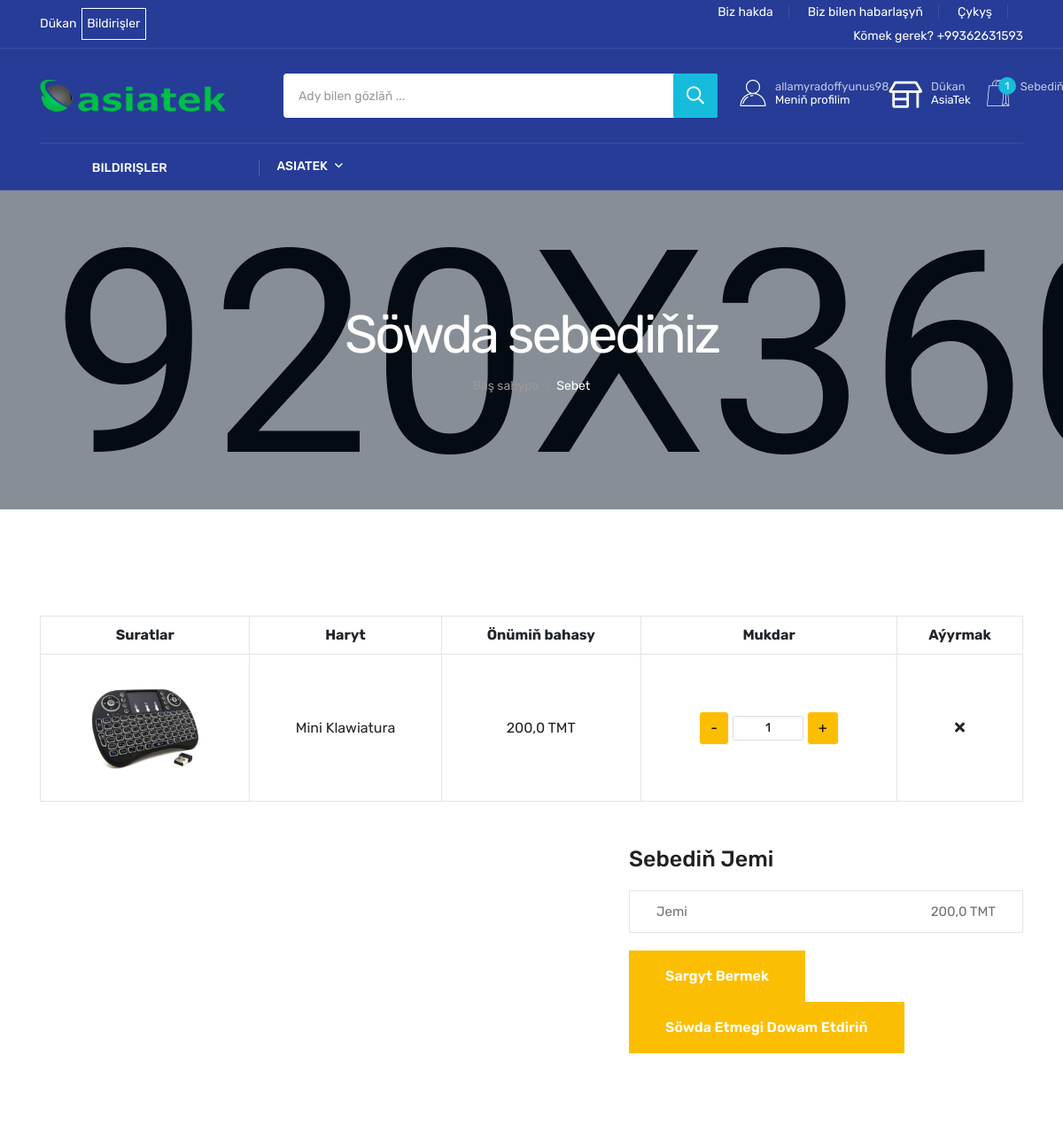
The app's page /cart/ (signed in, upper part), older data.
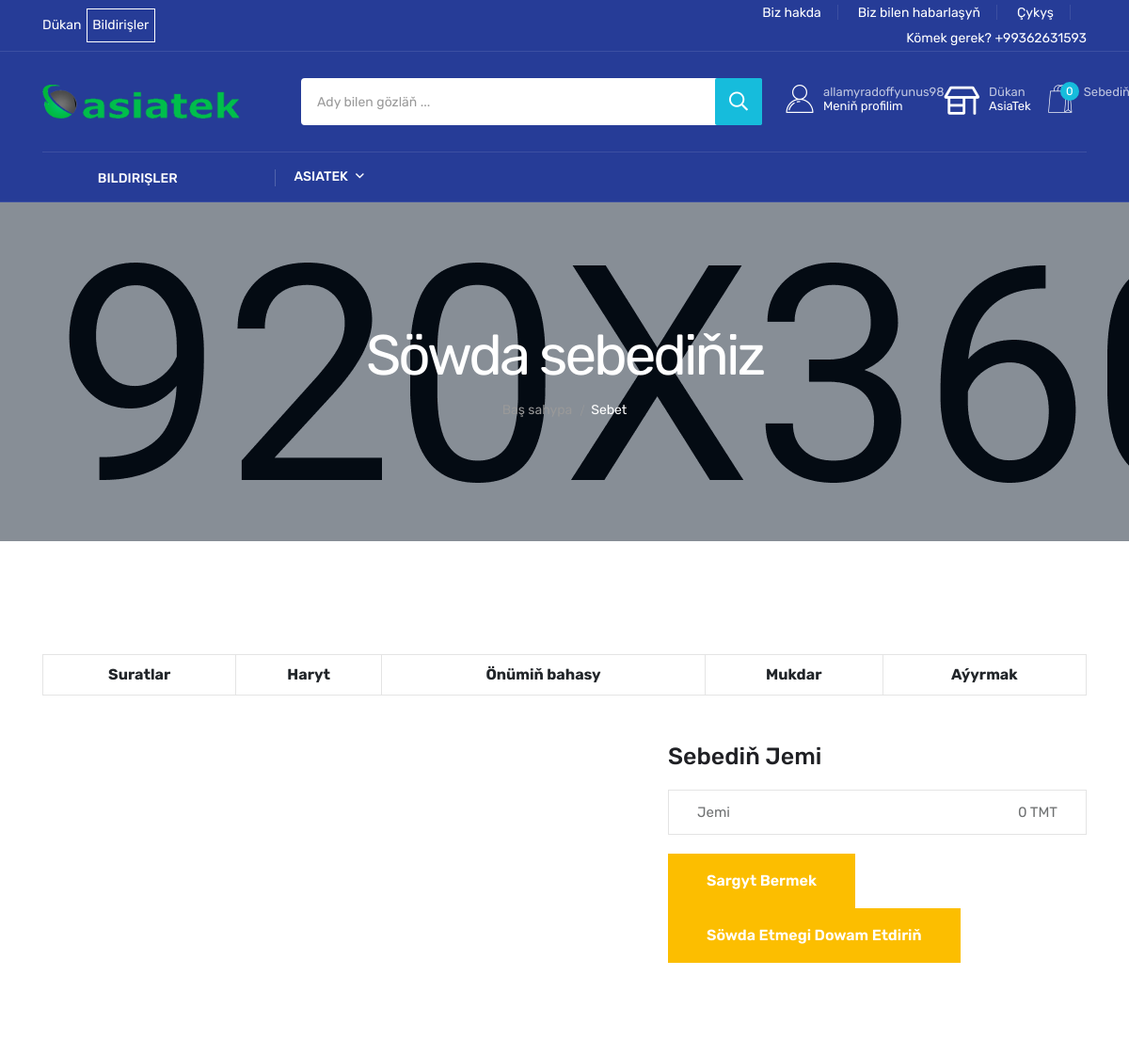
The same page, newer data.
### banner/models.py (models this page shows)
class Logo(models.Model):
    image = models.ImageField(
        upload_to="store_banner/", blank=True, null=True)
    image_mobile = models.ImageField(
        upload_to="store_banner/", blank=True, null=True)

class Cartbanner(models.Model):
    image = models.ImageField(
        upload_to="store_banner/", blank=True, null=True)

### carts/models.py (models this page shows, shortened)
class CartItem(models.Model):
    user = models.ForeignKey(Account, on_delete=models.CASCADE, null=True)
    product = models.ForeignKey(Product, on_delete=models.CASCADE)
    variations = models.ManyToManyField(Variation, blank=True)
    cart = models.ForeignKey(Cart, on_delete=models.CASCADE, null=True)
    quantity = models.IntegerField()
    is_active = models.BooleanField(default=True)

### product/models.py (models this page shows, shortened)
class Product(models.Model):
    name = models.CharField(max_length=255)
    slug = models.SlugField(max_length=255, unique=True)
    desc = models.TextField(max_length=255, blank=True, null=True)
    image = models.ImageField(upload_to='products/', blank=True, null=True)
    image_1 = models.ImageField(upload_to='products/', blank=True, null=True)
    image_2 = models.ImageField(upload_to='products/', blank=True, null=True)
    price = models.IntegerField(blank=True, null=True)
    stock = models.IntegerField(blank=True, null=True)
    is_sale = models.BooleanField(default=False)
    is_active = models.BooleanField(default=True)
    sale_percent = models.CharField(max_length=10, blank=True, null=True)
    sale_price = models.CharField(max_length=255, blank=True, null=True)
    created_date = models.DateTimeField(auto_now_add=True)
    modified_date = models.DateTimeField(auto_now=True)
    category = models.ForeignKey(Category, on_delete=models.CASCADE)
    cource_price = models.IntegerField(blank=True, null=True)
    def get_price(self):
        course = Cours.objects.latest('id')
        price = self.price * course.cours
        return price

class Cours(models.Model):
    cours = models.FloatField()

### carts/views.py (the view)
# urls.py: path('', cart, name="cart"),
def cart(request, total=0, quantity=0, cart_items=None):
    cart_banner = Cartbanner.objects.all()
    logo = Logo.objects.all()
    ads_cat = CategoryAd.objects.all()
    if request.user.is_authenticated:
        cart_items = CartItem.objects.filter(user=request.user, is_active=True)
    else:
        cart_items = 0
    try:
        if request.user.is_authenticated:
            cart_items = CartItem.objects.filter(user=request.user, is_active=True)
        else:
            cart = Cart.objects.get(cart_id=_cart_id(request))
            cart_items = CartItem.objects.filter(cart=cart, is_active=True)
        for cart_item in cart_items:
            total += (cart_item.product.get_price() * cart_item.quantity)
            quantity += cart_item.quantity
    except ObjectDoesNotExist:
        pass
    context = {
        'total': total,
        'quantity': quantity,
        'cart_items': cart_items,
        'cart_banner':cart_banner,
        'logo':logo,
        'cart_items': cart_items,
        'ads_cat':ads_cat
    }
    return render(request, 'cart/cart.html', context)

### carts/context_processors.py (called while the page is built)
def counter(request):
    cart_count = 0
    if 'admin' in request.path:
        return {}
    else:
        try:
            cart = Cart.objects.filter(cart_id=_cart_id(request))
            if request.user.is_authenticated:
                cart_items = CartItem.objects.all().filter(user=request.user)
            else:
                cart_items = CartItem.objects.all().filter(cart=cart[:1])
            for cart_item in cart_items:
                cart_count += cart_item.quantity
        except Cart.DoesNotExist:
            cart_count = 0
    return dict(cart_count=cart_count)

### carts/views.py (called while the page is built)
def _cart_id(request):
    cart = request.session.session_key
    if not cart:
        cart = request.session.create()
    return cart

### templates/cart/cart.html (shortened to what the changed rows need)
{% extends 'base.html' %}
{% block content %}
{% load static %}
<main>
    {% for i in cart_banner %}
    <div class="page-banner-area page-banner-height-2" data-background="{{i.image.url}}">
        <div class="container">
            <div class="row">
                <div class="col-xl-12">
                    <div class="page-banner-content text-center">
                        <h4 class="breadcrumb-title">Söwda sebediňiz</h4>
                        <div class="breadcrumb-two">
                            <nav>
                               <nav class="breadcrumb-trail breadcrumbs">
                                  <ul class="breadcrumb-menu">
                                     <li class="breadcrumb-trail">
                                        <a href="{% url 'home' %}"><span>Baş sahypa</span></a>
                                     </li>
                                     <li class="trail-item">
                                        <span>Sebet</span>
                                     </li>
                                  </ul>
                               </nav>
                            </nav>
                        </div>
                    </div>
                </div>
            </div>
        </div>
    </div>
    {% endfor %}
    <section class="cart-area pt-120 pb-120">
        <div class="container">
           <div class="row">
              <div class="col-12">
                    <form action="#">
                       <div class="table-content table-responsive">
                          <table class="table">
                                <thead>
                                   <tr>
                                      <th class="product-thumbnail">Suratlar</th>
                                      <th class="cart-product-name">Haryt</th>
                                      <th class="product-price">Önümiň bahasy</th>
                                      <th class="product-quantity">Mukdar</th>
                                      <th class="product-remove">Aýyrmak</th>
                                   </tr>
                                </thead>
                                <tbody>
                                    {% for i in cart_items %}
                                   <tr>
                                      <td class="product-thumbnail"><a ><img src="{{i.product.image.url}}" alt=""></a></td>
                                      <td class="product-name"><a >{{i.product.name}}</a></td>
                                      <td class="product-price"><span class="amount">{{i.product.get_price}} TMT</span></td>
                                      <td class="product-quantity">
                                          <a class="btn btn-light" style="background-color: #fcbe00;" href="{% url 'remove_cart' i.product.id  %}">-</a>
                                          <input type="text" style="text-align: center;"  value="{{i.quantity}}">
                                          <a class="btn btn-light" style="background-color: #fcbe00;" href="{% url 'add_cart' i.product.id  %}">+</a>
                                      </td>
                                      <td class="product-remove"><a href="{% url 'delete_cart' i.product.id i.id %}"><i class="fa fa-times"></i></a></td>
                                    </tr>
                                    {% endfor %}
                                </tbody>
                          </table>
                       </div>
                       <div class="row justify-content-end">
                          <div class="col-md-5">
                                <div class="cart-page-total">
                                   <h2>Sebediň jemi</h2>
                                   <ul class="mb-20">
                                      <li>Jemi <span>{{total}} TMT</span></li>
                                   </ul>
                                </div>
                          </div>
                       </div>
                    </form>
              </div>
           </div>
        </div>
     </section>
</main>
{% endblock %}

### templates/include/header.html (shortened to what the changed rows need)
{%load static %}
<header class="header d-blue-bg">
    <div class="header-mid">
        <div class="container">
            <div class="heade-mid-inner">
                <div class="row align-items-center">
                    <div class="col-xl-3 col-lg-3 col-md-4 col-sm-4">
                        <div class="header__info header__info-2">
                            <div class="logo logo-3">
                                {% for logo in logo %}
                                <a href="/" class="logo-image"><img style="width: 150%;" src="{{logo.image.url}}"
                                        alt="logo"></a>
                                {% endfor %}
                            </div>
                        </div>
                    </div>
                    <div class="col-xl-4 col-lg-5 col-md-8 col-sm-8">
                        <div class="header-action">
                            <div class="block-cart action" style="margin-left: 5%;">
                                <a class="icon-link icon-link-2" href="{% url 'cart'  %}">
                                    <i class="flaticon-shopping-bag"></i>
                                    <span class="count count-2">{{cart_items|length}}</span>
                                    <span class="text">
                                        <span class="sub">Sebediňiz:</span>
                                    </span>
                                </a>
                            </div>
                        </div>
                    </div>
                </div>
            </div>
        </div>
    </div>
</header>

Row changes from the older to the newer data that the page shows:
removed CartItem: product.image (picture), product.name "Mini Klawiatura", product.get_price "200,0", quantity "1"
Text that changed along with them:
{{ cart_items|length }}: "1" → "0"
{{ total }}: "200,0" → "0"
